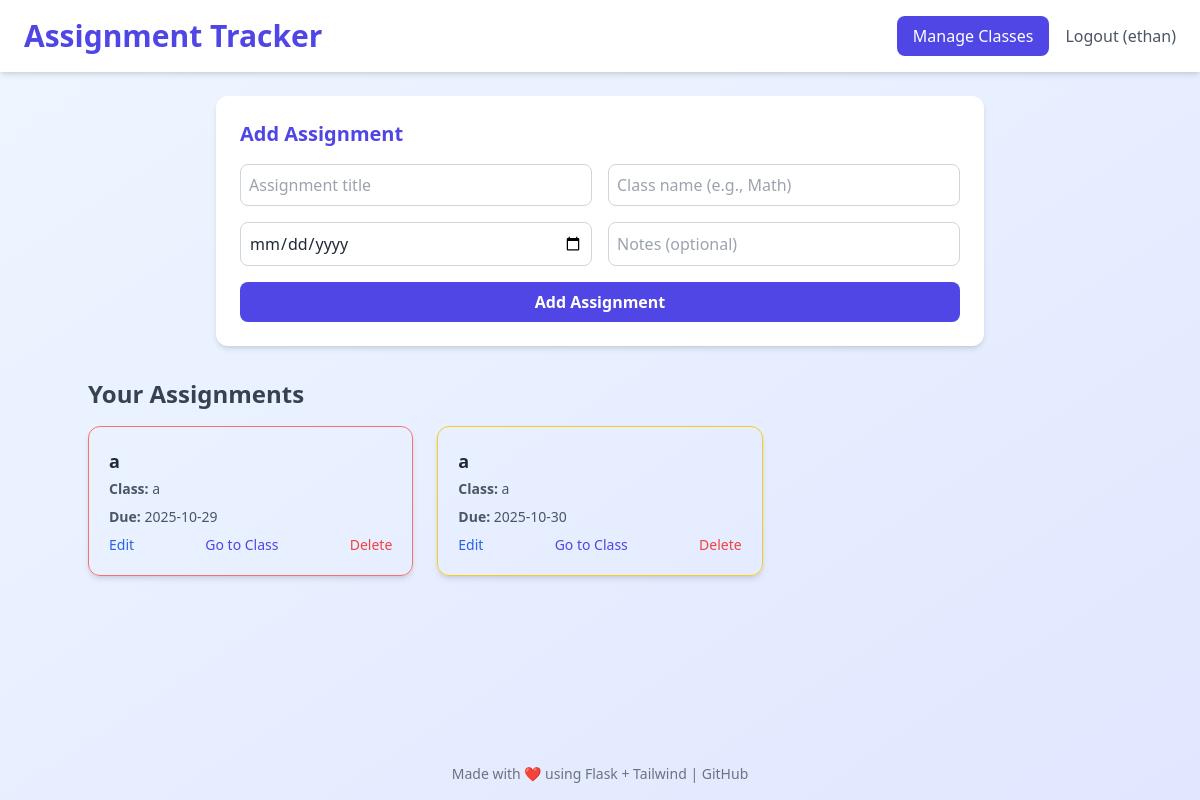
Page / (signed in) on the earlier database version.
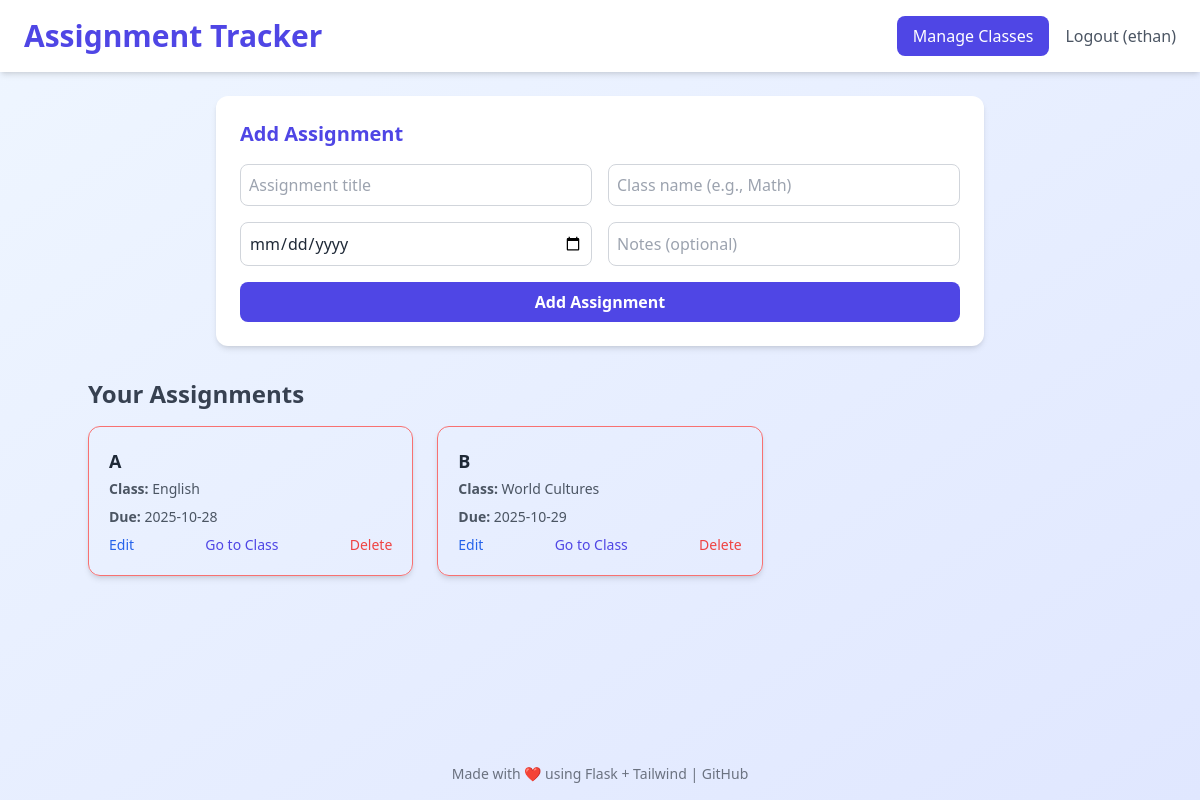
Same page on the later database version.
### tables this page shows
CREATE TABLE assignments (
                id INTEGER PRIMARY KEY AUTOINCREMENT,
                user_id INTEGER,
                title TEXT NOT NULL,
                cl TEXT NOT NULL,
                due_date TEXT NOT NULL,
                notes TEXT,
                FOREIGN KEY(user_id) REFERENCES users(id)
            );

### app.py (the view)
@app.route("/")
def index():
    if "user_id" not in session:
        return redirect(url_for("login"))
    print("Session:", dict(session))
    conn = get_connection()
    c = conn.cursor()
    try:
        if IS_POSTGRES:
            c.execute("SELECT * FROM assignments WHERE user_id = %s ORDER BY due_date ASC", (session["user_id"],))
        else:
            c.execute("SELECT * FROM assignments WHERE user_id = ? ORDER BY due_date ASC", (session["user_id"],))
        rows = c.fetchall()
    finally:
        conn.close()
    today = datetime.now().date()
    annotated = []
    for r in rows:
        row = dict(r) if IS_POSTGRES else dict(r)  # both support dict() for consistent access
        try:
            due_date = datetime.strptime(row["due_date"], "%Y-%m-%d").date()
        except Exception:
            continue
        days_left = (due_date - today).days
        annotated.append({
            **row,
            "is_past_due": days_left < 0,
            "is_due_today": days_left == 0,
            "is_due_tomorrow": days_left == 1
        })
    return render_template("index.html", assignments=annotated)

### app.py (called while the page is built)
def get_connection():
    if IS_POSTGRES:
        return psycopg2.connect(DATABASE_URL, cursor_factory=RealDictCursor)
    conn = sqlite3.connect("assignments.db")
    conn.row_factory = sqlite3.Row
    return conn

### templates/index.html (shortened to what this page needs)
<!DOCTYPE html>
<html lang="en">
<head>
  <script src="https://cdn.tailwindcss.com"></script>
</head>
<body class="bg-gradient-to-br from-blue-50 to-indigo-100 min-h-screen font-sans text-gray-800 flex flex-col">
  <header class="bg-white shadow-md py-4 px-6 flex justify-between items-center">
    <h1 class="text-3xl font-bold text-indigo-600">Assignment Tracker</h1>
    {% if session.get("username") %}
    <div class="flex items-center gap-4">
      <a href="{{ url_for('manage_classes') }}"
        class="bg-indigo-600 text-white px-4 py-2 rounded-lg font-medium hover:bg-indigo-700 transition">
        Manage Classes
      </a>
      <a href="{{ url_for('logout') }}"
        class="text-gray-600 hover:text-indigo-600 font-medium">
        Logout ({{ session['username'] }})
      </a>
    </div>
    {% endif %}
  </header>
  <main class="flex-1 p-6">
    <section class="bg-white rounded-xl shadow-md p-6 mb-8 max-w-3xl mx-auto">
      <h2 class="text-xl font-semibold text-indigo-600 mb-4">Add Assignment</h2>
      <form action="{{ url_for('add') }}" method="POST" class="grid md:grid-cols-2 gap-4">
        <input type="text" name="title" placeholder="Assignment title" required class="border border-gray-300 rounded-lg p-2 focus:ring focus:ring-indigo-200">
        <input type="text" name="class" placeholder="Class name (e.g., Math)" required class="border border-gray-300 rounded-lg p-2 focus:ring focus:ring-indigo-200">
        <input type="date" name="due_date" required class="border border-gray-300 rounded-lg p-2 focus:ring focus:ring-indigo-200">
        <input type="text" name="notes" placeholder="Notes (optional)" class="border border-gray-300 rounded-lg p-2 focus:ring focus:ring-indigo-200">
        <button type="submit" class="col-span-2 bg-indigo-600 text-white font-semibold py-2 rounded-lg hover:bg-indigo-700 transition">
          Add Assignment
        </button>
      </form>
    </section>
    <section class="max-w-5xl mx-auto">
      <h2 class="text-2xl font-semibold text-gray-700 mb-4">Your Assignments</h2>
      {% if assignments %}
        <div class="grid md:grid-cols-2 lg:grid-cols-3 gap-6">
          {% for a in assignments %}
          <div class="rounded-xl shadow-md overflow-hidden border
            {% if a.is_past_due %} flash-red border-red-400
            {% elif a.is_due_today %} flash-yellow border-yellow-400
            {% elif a.is_due_tomorrow %} flash-tomorrow border-yellow-300
            {% else %} border-gray-200 bg-white {% endif %}
          ">
            <div class="p-5">
              <h3 class="text-lg font-semibold text-gray-800 mb-1">{{ a.title }}</h3>
              <p class="text-sm text-gray-600 mb-2"><strong>Class:</strong> {{ a.cl }}</p>
              <p class="text-sm text-gray-600 mb-2"><strong>Due:</strong> {{ a.due_date }}</p>
              <div class="flex justify-between items-center">
                <a href="{{ url_for('edit', id=a.id) }}" class="text-blue-600 font-medium hover:underline text-sm">Edit</a>
                <a href="{{ url_for('redirect_by_class', id=a.id) }}" target="_blank" class="text-indigo-600 font-medium hover:underline text-sm">Go to Class</a>
                <a href="{{ url_for('delete', id=a.id) }}" class="text-red-500 font-medium hover:underline text-sm" onclick="return confirm('Are you sure you want to delete this assignment? This cannot be undone.')">Delete</a>
              </div>
            </div>
          </div>
          {% endfor %}
        </div>
      {% else %}
        <p class="text-center text-gray-500 italic mt-8">No assignments yet — add one above!</p>
      {% endif %}
    </section>
  </main>
  <footer class="text-center text-sm text-gray-500 py-4 mt-auto">
    Made with ❤️ using Flask + Tailwind | <a href="https://github.com" class="hover:underline">GitHub</a>
  </footer>
</body>
</html>

### templates/index.html (style rules this page uses)
.flash-red { animation: flash-red 1s infinite; }

Differences in the rows shown:
removed assignments: title "a", cl "a", due_date "2025-10-29"
removed assignments: title "a", cl "a", due_date "2025-10-30"
added assignments: title "A", cl "English", due_date "2025-10-28"
added assignments: title "B", cl "World Cultures", due_date "2025-10-29"
